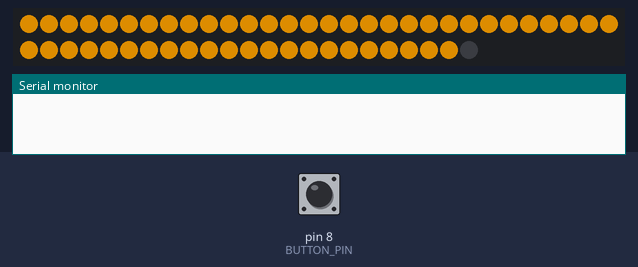
This sketch was run on a simulated Arduino Uno, built with avr-gcc and run on an emulated ATmega328P. Parts: 53 RGB LEDs in strip order, left to right, continuing on the next row, the last lines printed to the serial monitor. The inputs (shaded band) are chosen by the test bench; at power-on: pin 8 (BUTTON_PIN) HIGH. Dim RGB values are drawn brighter than linear.

Above: at 2.8 s.
2.9 s: pin 8 (BUTTON_PIN) pulled LOW for 3.2 s
At 6.3 s:
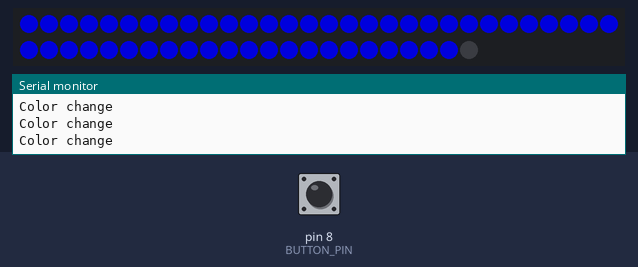
7.6 s: pin 8 (BUTTON_PIN) pulled LOW for 1.2 s
At 9.2 s:
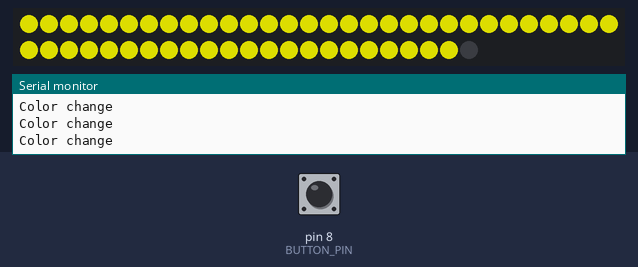
10.3 s: pin 8 (BUTTON_PIN) pulled LOW for 1.2 s
At 11.6 s:
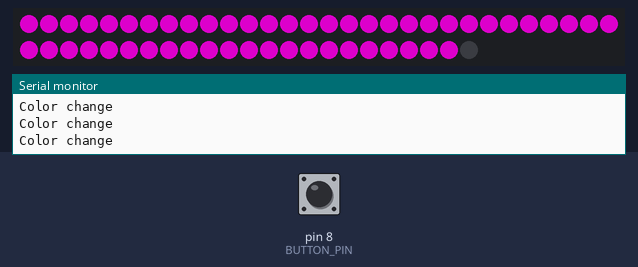
Timing chart, 0 to 13.3 s (numbered marks = the images above; inputs shaded):
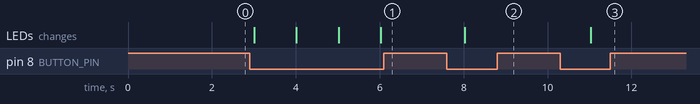

Measured:
- after the input at 2.9 s, the LEDs: first change after 0.11 s (image 1 shows a later state)
- after the input at 7.6 s, the LEDs: change after 0.43 s (image 2)
- after the input at 10.3 s, the LEDs: change after 0.73 s (image 3)

The sketch:

pressure_plate_LED_strip_changecolor.ino.ino
```cpp
#include <Adafruit_NeoPixel.h>

#define   BUTTON_PIN    8
#define   LED_STRIP     3
#define   NUMPIXELS     53 //stimmt?

Adafruit_NeoPixel strip = Adafruit_NeoPixel(NUMPIXELS, LED_STRIP, NEO_GRB + NEO_KHZ800);

// variables will change:
int buttonState = 0;         // variable for reading the pushbutton status
int colorState = 0;

uint32_t pink = strip.Color(255, 0, 234);
uint32_t orange = strip.Color(255, 162, 0);
uint32_t turquoise = strip.Color(0, 255, 145);
uint32_t red = strip.Color(255, 0, 0);
uint32_t green = strip.Color(0, 255, 0);
uint32_t blue = strip.Color(0, 0, 255);
uint32_t yellow = strip.Color(255, 255, 0);
uint32_t colors [7] = {pink, orange, turquoise, red, green, blue, yellow};

void setup() {
  Serial.begin(9600);
  strip.begin();
  strip.show();
  strip.setBrightness(150); // Set BRIGHTNESS to about 1/5 (max = 255)
  changeColor();
  pinMode(BUTTON_PIN, INPUT_PULLUP);
}

void loop(){
  // read the state of the pushbutton value:
  buttonState = digitalRead(BUTTON_PIN);

  if (buttonState == LOW) {
    // turn LED on:
    Serial.println("Color change");
    changeColor();
    }
     else {
  }
  delay(1000);
 }


void changeColor(){
  colorState++;
  if(colorState >= 7 ){
    colorState = 0;
  }

   strip.fill( colors[colorState], 0, strip.numPixels() - 1);
   strip.show();
}
```
